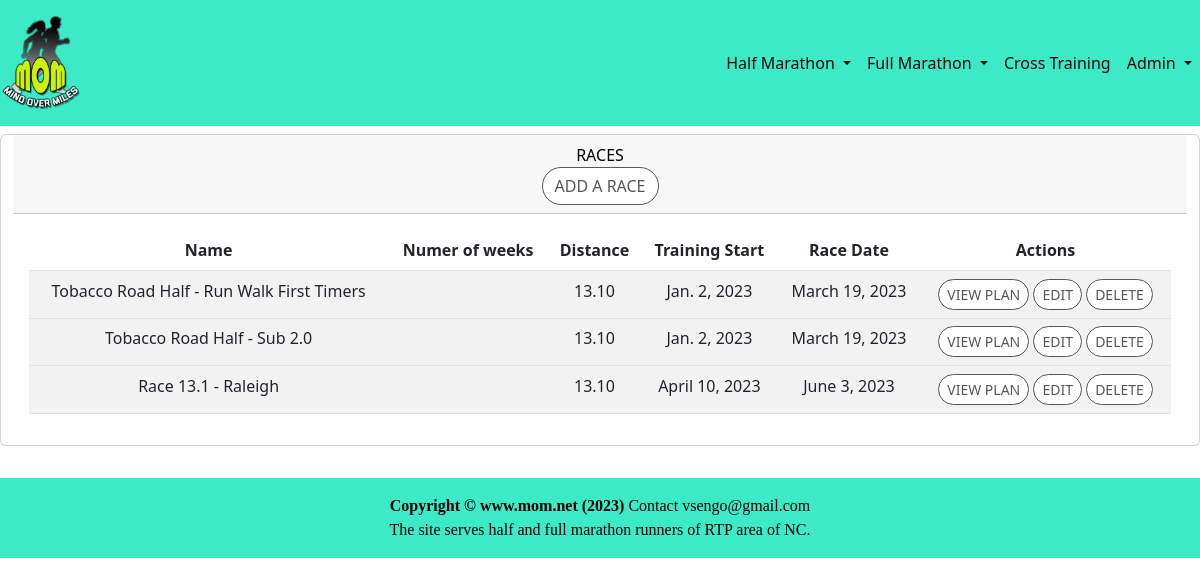
Before: /training/halfMarathonList (signed in) with the older database file.
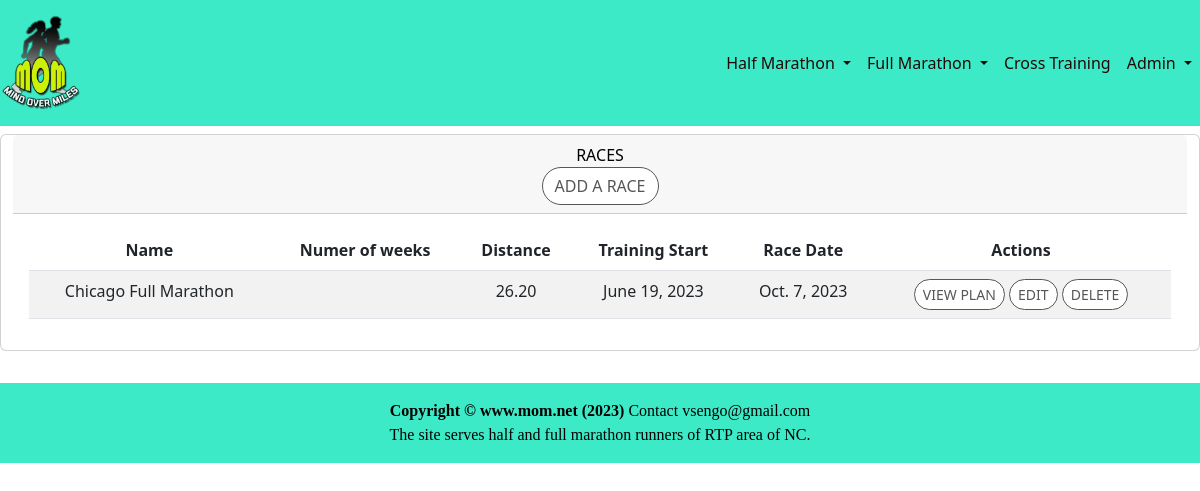
After: the same page with the newer database file.
### training/models.py (models this page shows)
class Race(models.Model):
    name = models.CharField(max_length=128)
    distance = models.DecimalField(max_digits=4,decimal_places=2)
    start = models.DateField()
    end = models.DateField()

### training/views.py (the view)
# urls.py: re_path(r'halfMarathonList', halfMarathonListView, name='halfMarathonList'),
@login_required
def halfMarathonListView(request):
    if request.method == 'GET':
        data = Race.objects.all()
        userRole = getUserRole(request.user)
        return render(request = request,template_name = "race_list.html",context={'data_list':data, 'userRole':userRole})

### training/views.py (called while the page is built)
def getUserRole(user):
    return 'EDIT'

### training/templates/race_list.html (shortened to what this page needs)
{% extends 'home/base.html' %}
{% block content %}
<div class="container-fluid">
    <div class="row text-center justify-content-center">
            <div class="card mt-2 mb-2">
            <div class="card-header">
                <div class="row">
                    <div class="col-sm-12">
                        <strong>Races</strong><br>
                        {% if userRole == 'EDIT' %}
                        <a href="{% url 'training:raceAdd' %}" class="btn btn-secondary btn-md">Add a Race</a>
                        {% endif %}
                    </div>
                </div>
            </div>
            <div class="card-body">
                <div class="row">
                    <div class="col-sm-12">
                            <table class="table table-striped table-hover">
                                <thead>
                                    <tr>
                                        <th scope="col">Name</th>
                                        <th scope="col">Numer of weeks</th>
                                        <th scope="col">Distance</th>
                                        <th scope="col">Training Start</th>
                                        <th scope="col">Race Date</th>
                                        <th scope="col">Actions</th>
                                    </tr>
                                </thead>
                                <tbody>
                                {% for data in data_list %}
                                    <tr>
                                        <td>{{data.name}}</td>
                                        <td>{{data.numberOfWeeks}}</td>
                                        <td>{{data.distance}}</td>
                                        <td>{{data.start}}</td>
                                        <td>{{data.end}}</td>
                                        <td>
                                            {% if userRole == 'EDIT' %}
                                            <a href="{% url 'training:trainingList' data.id %}" class="btn btn-secondary btn-sm"> View Plan</a>
                                            <a href="{% url 'training:halfMarathonUpd' data.id %}" class="btn btn-secondary btn-sm"> Edit</a>
                                            <button type="button" class="btn btn-outline-danger btn-sm" data-bs-toggle="modal" onclick="confirmDeleteModal('{{data.id}}')" id="deleteID">
                                                Delete
                                            </button>
                                            {% endif %}
                                        </td>
                                    </tr>
                                    <tr>
                                {% endfor %}
                                </tbody>
                            </table>
                    </div>
                </div>
            </div>
        </div>
    </div>
 </div>
{% include 'home/footer.html' %}
{% endblock content %}

Changed rows visible on the page:
removed Race: name "Tobacco Road Half - Run Walk First Timers", distance "13.10", start "Jan. 2, 2023", end "March 19, 2023"
removed Race: name "Tobacco Road Half - Sub 2.0", distance "13.10", start "Jan. 2, 2023", end "March 19, 2023"
removed Race: name "Race 13.1 - Raleigh", distance "13.10", start "April 10, 2023", end "June 3, 2023"
added Race: name "Chicago Full Marathon", distance "26.20", start "June 19, 2023", end "Oct. 7, 2023"
